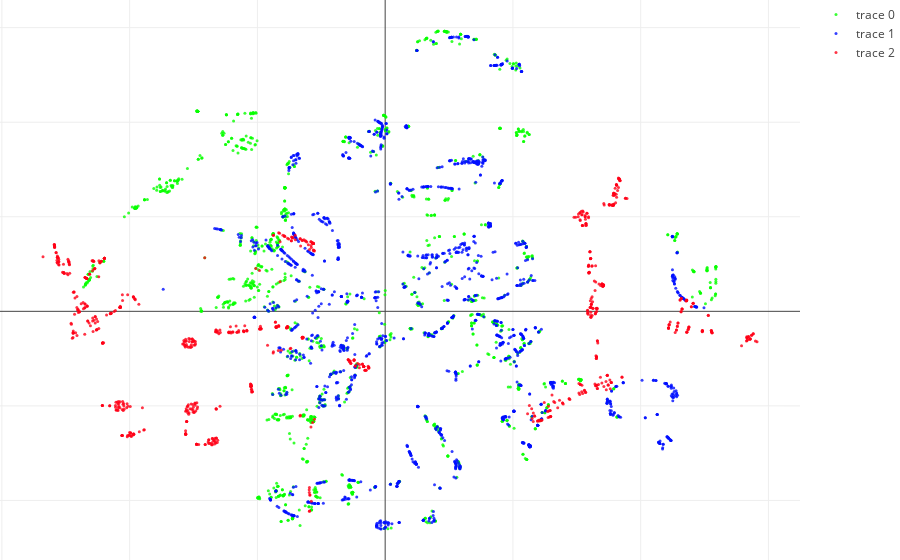

Here is the notebook cell this chart was saved with:
### Code cell
draw2dFrame(a, X_embedded, 'saiu')

### Figure 1 — Plotly figure (JSON) as saved in the notebook; plotly's stock layout.template omitted (floating-point values rounded to 4 significant figures; data arrays with more than 128 entries replaced by an {"elided": "..."} marker saying what was removed)
{"data": [{"marker": {"color": "rgb(7,255,0)", "opacity": 0.8, "size": 3}, "mode": "markers", "type": "scatter", "uid": "13f84271-2d41-46b5-ab10-6d16a89af8b7", "x": {"elided": "1308 float values"}, "y": {"elided": "1308 float values"}}, {"marker": {"color": "rgb(0,15,255)", "opacity": 0.8, "size": 3}, "mode": "markers", "type": "scatter", "uid": "18464ae8-2339-4f98-b8a6-be9ded154fab", "x": {"elided": "1529 float values"}, "y": {"elided": "1529 float values"}}, {"marker": {"color": "rgb(255,0,23)", "opacity": 0.8, "size": 3}, "mode": "markers", "type": "scatter", "uid": "78bb9c36-6ba0-49aa-ac19-0fd365c743e2", "x": {"elided": "803 float values"}, "y": {"elided": "803 float values"}}], "layout": {"margin": {"b": 0, "l": 0, "r": 0, "t": 0}}}
